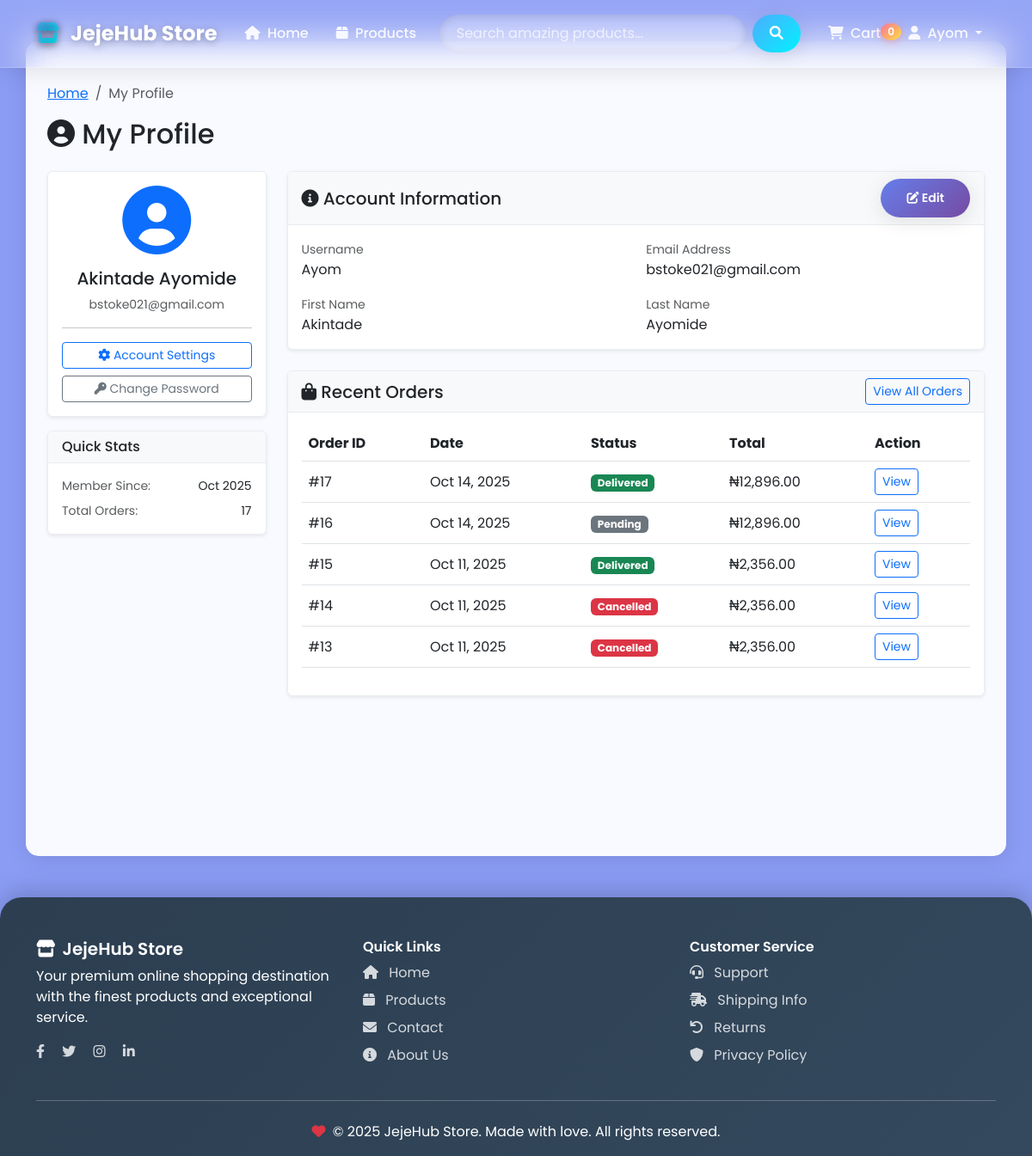
The app's page /profile/ (signed in) with its own data.
### shop/models.py (models this page shows, shortened)
class Order(models.Model):
    STATUS_CHOICES = [
        ('pending', 'Pending'),
        ('processing', 'Processing'),
        ('shipped', 'Shipped'),
        ('delivered', 'Delivered'),
        ('cancelled', 'Cancelled'),
    ]
    first_name = models.CharField(max_length=100)
    last_name = models.CharField(max_length=100)
    email = models.EmailField()
    phone = models.CharField(max_length=20)
    address = models.CharField(max_length=250)
    city = models.CharField(max_length=100, blank=True, default='')
    state = models.CharField(max_length=100, blank=True, default='')
    postal_code = models.CharField(max_length=20, blank=True, default='')
    user = models.ForeignKey(User, on_delete=models.CASCADE, related_name='orders')
    user_order_number = models.IntegerField(default=1)  # ADD THIS LINE
    created_at = models.DateTimeField(auto_now_add=True)
    updated_at = models.DateTimeField(auto_now=True)
    status = models.CharField(max_length=20, choices=STATUS_CHOICES, default='pending')
    total_amount = models.DecimalField(max_digits=10, decimal_places=2)
    tracking_number = models.CharField(max_length=100, blank=True, null=True)
    carrier = models.CharField(max_length=100, blank=True, null=True)
    class Meta:
        ordering = ['-created_at']

### shop/views.py (the view)
# urls.py: path('profile/', views.profile, name='profile'),
@login_required
def profile(request):
    return render(request, 'registration/profile.html', {
        'title': 'My Profile - JejeHub',
    })

### shop/templates/registration/profile.html (shortened to what this page needs)
{% extends 'base.html' %}
{% load currency_filters %}
{% block content %}
<div class="row">
    <div class="col-12">
        <nav aria-label="breadcrumb">
            <ol class="breadcrumb">
                <li class="breadcrumb-item"><a href="{% url 'shop:home' %}">Home</a></li>
                <li class="breadcrumb-item active">My Profile</li>
            </ol>
        </nav>
    </div>
</div>
<h2 class="mb-4">
    <i class="fas fa-user-circle"></i> My Profile
</h2>
<div class="row">
    <div class="col-lg-3 mb-4">
        <div class="card">
            <div class="card-body text-center">
                <div class="mb-3">
                    <i class="fas fa-user-circle fa-5x text-primary"></i>
                </div>
                <h5 class="card-title">{{ user.get_full_name|default:user.username }}</h5>
                <p class="text-muted small">{{ user.email }}</p>
                <hr>
                <div class="d-grid gap-2">
                    <a href="{% url 'shop:account_settings' %}" class="btn btn-outline-primary btn-sm">
                        <i class="fas fa-cog"></i> Account Settings
                    </a>
                    <a href="{% url 'custom_password_change' %}" class="btn btn-outline-secondary btn-sm">
                        <i class="fas fa-key"></i> Change Password
                    </a>
                </div>
            </div>
        </div>
        <div class="card mt-3">
            <div class="card-header">
                <h6 class="mb-0">Quick Stats</h6>
            </div>
            <div class="card-body">
                <div class="d-flex justify-content-between mb-2">
                    <span class="text-muted small">Member Since:</span>
                    <span class="small">{{ user.date_joined|date:"M Y" }}</span>
                </div>
                <div class="d-flex justify-content-between">
                    <span class="text-muted small">Total Orders:</span>
                    <span class="small">{{ user.orders.count }}</span>
                </div>
            </div>
        </div>
    </div>
    <div class="col-lg-9">
        <div class="card mb-4">
            <div class="card-header d-flex justify-content-between align-items-center">
                <h5 class="mb-0">
                    <i class="fas fa-info-circle"></i> Account Information
                </h5>
                <a href="{% url 'shop:account_settings' %}" class="btn btn-sm btn-primary">
                    <i class="fas fa-edit"></i> Edit
                </a>
            </div>
            <div class="card-body">
                <div class="row mb-3">
                    <div class="col-md-6">
                        <label class="text-muted small">Username</label>
                        <p class="mb-0">{{ user.username }}</p>
                    </div>
                    <div class="col-md-6">
                        <label class="text-muted small">Email Address</label>
                        <p class="mb-0">{{ user.email|default:"Not provided" }}</p>
                    </div>
                </div>
                <div class="row">
                    <div class="col-md-6">
                        <label class="text-muted small">First Name</label>
                        <p class="mb-0">{{ user.first_name|default:"Not provided" }}</p>
                    </div>
                    <div class="col-md-6">
                        <label class="text-muted small">Last Name</label>
                        <p class="mb-0">{{ user.last_name|default:"Not provided" }}</p>
                    </div>
                </div>
            </div>
        </div>
        <div class="card mb-4">
            <div class="card-header d-flex justify-content-between align-items-center">
                <h5 class="mb-0">
                    <i class="fas fa-shopping-bag"></i> Recent Orders
                </h5>
                <a href="{% url 'shop:order_history' %}" class="btn btn-sm btn-outline-primary">
                    View All Orders
                </a>
            </div>
            <div class="card-body">
                {% if user.orders.all %}
                    <div class="table-responsive">
                        <table class="table table-hover">
                            <thead>
                                <tr>
                                    <th>Order ID</th>
                                    <th>Date</th>
                                    <th>Status</th>
                                    <th>Total</th>
                                    <th>Action</th>
                                </tr>
                            </thead>
                            <tbody>
                                {% for order in user.orders.all|slice:":5" %}
                                <tr>
                                    <td>#{{ order.user_order_number }}</td>
                                    <td>{{ order.created_at|date:"M d, Y" }}</td>
                                    <td>
                                        <span class="badge
                                            {% if order.status == 'delivered' %}bg-success
                                            {% elif order.status == 'shipped' %}bg-info
                                            {% elif order.status == 'processing' %}bg-warning
                                            {% elif order.status == 'cancelled' %}bg-danger
                                            {% else %}bg-secondary{% endif %}">
                                            {{ order.get_status_display }}
                                        </span>
                                    </td>
                                    <td>{{ order.total_amount|naira }}</td>
                                    <td>
                                        <a href="{% url 'shop:order_detail' order.id %}" class="btn btn-sm btn-outline-primary">
                                            View
                                        </a>
                                    </td>
                                </tr>
                                {% endfor %}
                            </tbody>
                        </table>
                    </div>
                {% endif %}
            </div>
        </div>
    </div>
</div>
{% endblock %}

### shop/templates/base.html (shortened to what this page needs)
<!DOCTYPE html>
<html lang="en">
<head>
    <link href="https://cdnjs.cloudflare.com/ajax/libs/bootstrap/5.3.0/css/bootstrap.min.css" rel="stylesheet">
    <link href="https://cdnjs.cloudflare.com/ajax/libs/font-awesome/6.0.0/css/all.min.css" rel="stylesheet">
</head>
<body>
    <nav class="navbar navbar-expand-lg fixed-top">
        <div class="container">
            <a class="navbar-brand" href="{% url 'shop:home' %}">
                <i class="fas fa-store me-2"></i> JejeHub Store
            </a>
            <div class="collapse navbar-collapse" id="navbarNav">
                <ul class="navbar-nav me-auto">
                    <li class="nav-item">
                        <a class="nav-link" href="{% url 'shop:home' %}">
                            <i class="fas fa-home me-1"></i> Home
                        </a>
                    </li>
                    <li class="nav-item">
                        <a class="nav-link" href="{% url 'shop:product_list' %}">
                            <i class="fas fa-box me-1"></i> Products
                        </a>
                    </li>
                </ul>
<form class="d-flex me-3 search-container" method="get" action="{% url 'shop:product_list' %}">
<input class="form-control me-2" type="search" name="q" value="{{ search_query }}" placeholder="Search amazing products...">    <button class="btn btn-search" type="submit">
        <i class="fas fa-search"></i>
    </button>
</form>
                <ul class="navbar-nav">
                    <li class="nav-item">
                        <a class="nav-link position-relative" href="{% url 'shop:cart_detail' %}">
                            <i class="fas fa-shopping-cart me-1"></i> Cart
                            <span class="badge cart-badge position-absolute">0</span>
                        </a>
                    </li>
                    {% if user.is_authenticated %}
                        <li class="nav-item dropdown">
                            <a class="nav-link dropdown-toggle" href="#" id="navbarDropdown" role="button"
                               data-bs-toggle="dropdown" aria-expanded="false">
                                <i class="fas fa-user me-1"></i> {{ user.username }}
                            </a>
                        </li>
                    {% endif %}
                </ul>
            </div>
        </div>
    </nav>
    <main class="container mt-5 pt-5 px-4 py-4 fade-in-up">
        {% block content %}
        {% endblock %}
    </main>
    <footer class="footer-enhanced">
        <div class="container">
            <div class="row">
                <div class="col-md-4">
                    <h5><i class="fas fa-store me-2"></i>JejeHub Store</h5>
                    <p class="mb-3">Your premium online shopping destination with the finest products and exceptional service.</p>
                    <div class="social-links">
                        <a href="#" class="me-3"><i class="fab fa-facebook-f"></i></a>
                        <a href="http://x.com/temi1019?s=21" class="me-3"><i class="fab fa-twitter"></i></a>
                        <a href="https://www.instagram.com/te_mi_je?igsh=MXN4djgwempyc2lrYw%3D%3D&utm_source=qr " class="me-3"><i class="fab fa-instagram"></i></a>
                        <a href="#" class="me-3"><i class="fab fa-linkedin-in"></i></a>
                    </div>
                </div>
                <div class="col-md-4">
                    <h6>Quick Links</h6>
                    <ul class="list-unstyled">
                        <li class="mb-2">
                            <a href="{% url 'shop:home' %}">
                                <i class="fas fa-home me-2"></i> Home
                            </a>
                        </li>
                        <li class="mb-2">
                            <a href="{% url 'shop:product_list' %}">
                                <i class="fas fa-box me-2"></i> Products
                            </a>
                        </li>
                        <li class="mb-2">
                            <a href="wa.me/2347039404736">
                                <i class="fas fa-envelope me-2"></i> Contact
                            </a>
                        </li>
                        <li class="mb-2">
                            <a href="#">
                                <i class="fas fa-info-circle me-2"></i> About Us
                            </a>
                        </li>
                    </ul>
                </div>
                <div class="col-md-4">
                    <h6>Customer Service</h6>
                    <ul class="list-unstyled">
                        <li class="mb-2">
                            <a href="#">
                                <i class="fas fa-headset me-2"></i> Support
                            </a>
                        </li>
                        <li class="mb-2">
                            <a href="#">
                                <i class="fas fa-shipping-fast me-2"></i> Shipping Info
                            </a>
                        </li>
                        <li class="mb-2">
                            <a href="#">
                                <i class="fas fa-undo me-2"></i> Returns
                            </a>
                        </li>
                        <li class="mb-2">
                            <a href="#">
                                <i class="fas fa-shield-alt me-2"></i> Privacy Policy
                            </a>
                        </li>
                    </ul>
                </div>
            </div>
            <hr class="my-4">
            <div class="text-center">
                <p class="mb-0">
                    <i class="fas fa-heart text-danger me-1"></i>
                    &copy; 2025 JejeHub Store. Made with love. All rights reserved.
                </p>
            </div>
        </div>
    </footer>
</body>
</html>

### records on screen
Order: user_order_number "17", created_at "Oct 14, 2025", status "Delivered", total_amount|naira "₦12,896.00"
Order: user_order_number "16", created_at "Oct 14, 2025", status "Pending", total_amount|naira "₦12,896.00"
Order: user_order_number "15", created_at "Oct 11, 2025", status "Delivered", total_amount|naira "₦2,356.00"
Order: user_order_number "14", created_at "Oct 11, 2025", status "Cancelled", total_amount|naira "₦2,356.00"
Order: user_order_number "13", created_at "Oct 11, 2025", status "Cancelled", total_amount|naira "₦2,356.00"

### other values on screen
{{ user.username }} "Ayom"
{{ user.get_full_name|default:user.username }} "Akintade Ayomide"
{{ user.email }} "bstoke021@gmail.com"
{{ user.date_joined|date:"M Y" }} "Oct 2025"
{{ user.orders.count }} "17"
{{ user.email|default:"Not provided" }} "bstoke021@gmail.com"
{{ user.first_name|default:"Not provided" }} "Akintade"
{{ user.last_name|default:"Not provided" }} "Ayomide"
